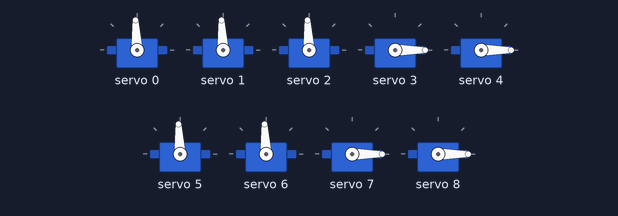
Simulated run of this program. Board: ESP32. On the bench: 9 × servo. EEPROM starts erased; what the program prints to the serial monitor is not drawn.

Above: at 0.1 s.
At 3.1 s:
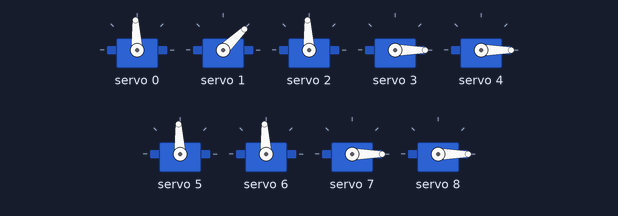
At 9.1 s:
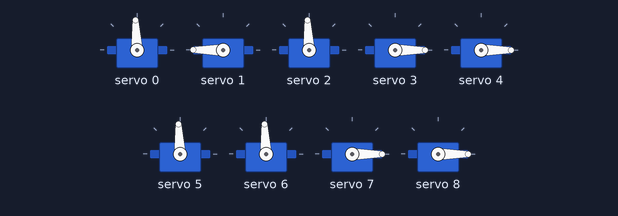
At 12.1 s:
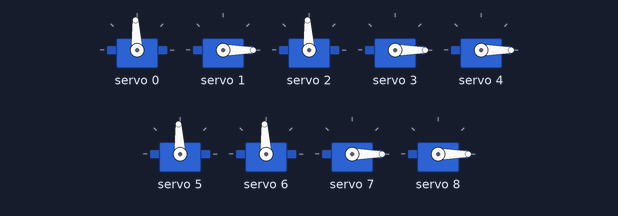
Timing chart, 0 to 13.6 s (numbered marks = the images above):
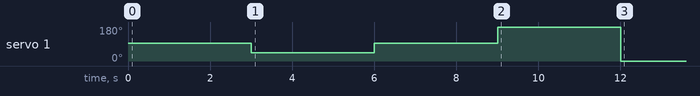

The program:

main.cpp
```cpp
#include <Arduino.h>
#include "JARVIS.h"

JARVIS J1;
void setup() {

    Serial.begin(115200);
    J1.initialize();
    delay(3000);
    J1.move_servo(2,-45);
    delay(3000);
    J1.move_servo(2,0);
    delay(3000);
    J1.move_servo(2,90);
    delay(3000);
    J1.move_servo(2 ,-90);

}

void loop() {

}
```

JARVIS.h
```cpp
#ifndef JARVIS_H
#define JARVIS_H
#include "Servo_Calibration.h"

class JARVIS{
    private:
    Adafruit_PWMServoDriver pwm;

    Servo_Calibration *all_servos[9];
    Servo_Calibration head;
    Servo_Calibration front_LL_hip;
    Servo_Calibration front_RL_hip;
    Servo_Calibration front_LL;
    Servo_Calibration front_RL;
    Servo_Calibration back_RL_hip;
    Servo_Calibration back_LL_hip;
    Servo_Calibration back_LL;
    Servo_Calibration back_RL;
    static constexpr uint8_t SERVO_COUNT = 9;

    public:
        JARVIS();
        void initialize();
        void neutral_position();
        void print_robot_status();
        void move_servo(int id, double angle);

};

#endif
```

Servo_Calibration.h
```cpp
#ifndef SERVO_CALIBRATION_H
#define SERVO_CALIBRATION_H
#include<Arduino.h>
#include <Adafruit_PWMServoDriver.h>

struct servo_config{
    int servo_id;
    const char *servo_name;
    uint8_t  pca_channel;
    double servo_offset;
    double neutral_angle;
    double current_angle;


};

class Servo_Calibration{
    private:
        servo_config config;
        int max_angle;
        int min_angle;
        Adafruit_PWMServoDriver& pwm;
    public:
        Servo_Calibration( Adafruit_PWMServoDriver& driver, uint8_t channel, int servo_id, const char* servo_name, double neutral_angle, float offset=0);
        // Initialization
        void initialize();
        void move_to_neutral();

        // Movement
        void safety_check(double degree);
        void move_servo(double degree);

        // Persistance
        void save_offset(float offset_val);
        float load_offset();

        // Utility
        void move_to_center();
        void print_configuration();
        void print_logical_angle();

};

#endif
```

JARVIS.cpp
```cpp
#include "JARVIS.h"
#include<Arduino.h>
#include<Adafruit_PWMServoDriver.h>
#include<Wire.h>


JARVIS::JARVIS()
    :pwm(0x40),
    head(pwm,0,1,"head", 0),
    front_LL_hip(pwm,1,2, "front_ll_hip",0),
    front_RL_hip(pwm,2,3, "front_RL_hip",0),
    front_LL(pwm,3,4, "front_LL", -90),
    front_RL(pwm,4,5, "front_RL", -90),
    back_LL_hip(pwm,5,6, "Back_LL_hip",0),
    back_RL_hip(pwm,6,7, "Back_RL_hip",0),
    back_LL(pwm,7,8, "Back_LL", -90),
    back_RL(pwm,8,9, "Back_RL", -90)
    {
        all_servos[0] = &head;
        all_servos[1] = &front_LL_hip;
        all_servos[2] = &front_RL_hip;
        all_servos[3] = &front_LL;
        all_servos[4] = &front_RL;
        all_servos[5] = &back_LL_hip;
        all_servos[6] = &back_RL_hip;
        all_servos[7] = &back_LL;
        all_servos[8] = &back_RL;
    }

void JARVIS::initialize(){
    Wire.begin();
    pwm.begin();
    pwm.setPWMFreq(50);
    for(int i = 0; i < SERVO_COUNT; i++){
        all_servos[i]->initialize();
    }
    Serial.println("All servos initialized successfully.");
}

void JARVIS::neutral_position(){
    for(int i = 0; i < SERVO_COUNT; i++){
        all_servos[i]->move_to_neutral();
    }
}

void JARVIS::print_robot_status(){
    Serial.println("=================================================");
    Serial.println("JARVIS STATUS");
    Serial.println("=================================================");
    for(int i = 0; i < SERVO_COUNT; i++){
        all_servos[i]->print_configuration();
    }
}

void JARVIS::move_servo(int id, double degree){
    if(id < 1 || id > SERVO_COUNT){
        return;
    }
    all_servos[id-1]->move_servo(degree);
}
```

Servo_Calibration.cpp
```cpp
#include<Arduino.h>
#include "Servo_Calibration.h"
#include<Preferences.h>


Preferences pref;

Servo_Calibration::Servo_Calibration(Adafruit_PWMServoDriver &driver, uint8_t channel, int servo_id, const char* servo_name, double neutral_angle, float offset)
    :pwm(driver){
    config.servo_name = servo_name;
    config.pca_channel = channel;
    config.servo_offset = offset;
    config.neutral_angle = neutral_angle;
    config.servo_id = servo_id;
}

void Servo_Calibration::initialize(){
    max_angle = 90;
    min_angle = -90;
    load_offset();
    move_to_neutral();
}

void Servo_Calibration::safety_check(double degrees){
    config.current_angle = degrees + config.servo_offset;
    if(config.current_angle>max_angle){
        config.current_angle = max_angle;
    }
    else if(config.current_angle<min_angle){
        config.current_angle = min_angle;
    }
}

void Servo_Calibration::move_servo(double degrees){
    safety_check(degrees);
    double physical_angle = config.current_angle + 90;
    int pulse = map( physical_angle,0, 180, 102,512);
    pwm.setPWM(config.pca_channel, 0, pulse);
}

void Servo_Calibration::save_offset(float offset_val){
    pref.begin("Servo-cal",false);
    pref.putFloat(config.servo_name, offset_val);
    pref.end();
}
float Servo_Calibration::load_offset(){
    pref.begin("Servo-cal",true);
    config.servo_offset = pref.getFloat(config.servo_name, 0.0f);
    pref.end();
    return config.servo_offset;
}

void Servo_Calibration::move_to_center(){
    move_servo(0);
}
void Servo_Calibration::move_to_neutral(){
    move_servo(config.neutral_angle);
}

void Servo_Calibration::print_configuration(){
    Serial.print("Servo_id:");
    Serial.println(config.servo_id);
    Serial.print("Servo Name:");
    Serial.println(config.servo_name);
    Serial.print("PCA9685 Channel:");
    Serial.println(config.pca_channel);
    Serial.print("Offset:");
    Serial.println(config.servo_offset);
    Serial.print("Current Angle:");
    Serial.println(config.current_angle);
    Serial.print("Neutral Angle:");
    Serial.println(config.neutral_angle);
}

void Servo_Calibration::print_logical_angle(){
    Serial.print("Logical Angle of :");
    float logical_angle = config.current_angle - config.servo_offset;
    Serial.println(logical_angle);
}
```

Measured:
- by itself, servo 1: 93° → 44° at 3.0 s, → 93° 3.0 s later, → 180° 3.0 s later, → 0° 3.0 s later
